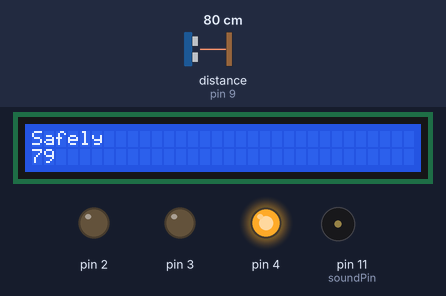
Recording of a sketch running on a simulated Arduino Uno, built with avr-gcc and run on an emulated ATmega328P. Parts: 32×2 character LCD, output pins drawn as LEDs (lit = HIGH), buzzer (waves = sounding). Wiring (inferred from the names in the program): ultrasonic range finder: trigger pin 10; echo pin 9. The inputs (shaded band) are chosen by the test bench; at power-on: distance to the obstacle (sensor on pin 9) 80 cm. The echo pulse lasts 58.3 µs per cm; pins used as bus, display or sensor lines are not drawn.

Above: at 1.2 s.
1.3 s: distance to the obstacle (sensor on pin 9) set to 18 cm
At 2.5 s:
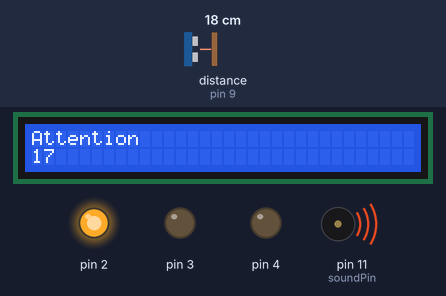
4.6 s: distance to the obstacle (sensor on pin 9) set to 9 cm
At 5.3 s:
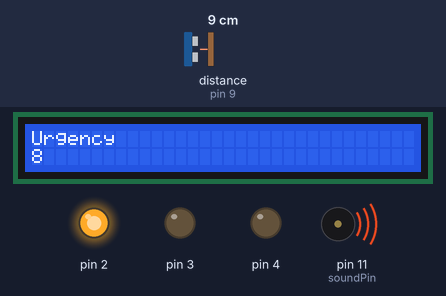
8.7 s: distance to the obstacle (sensor on pin 9) set to 2 cm
At 9.1 s:
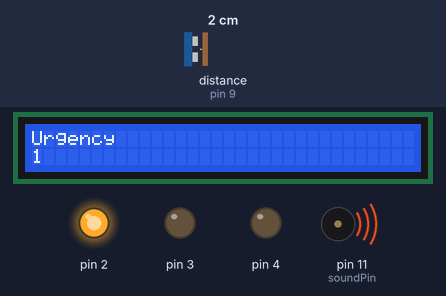
12.8 s: distance to the obstacle (sensor on pin 9) set to 4 cm
At 13.5 s:
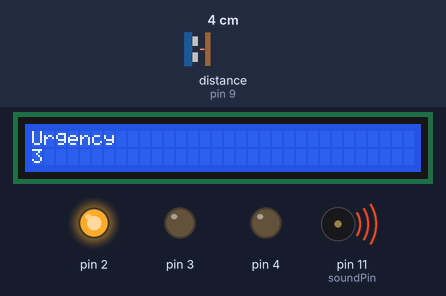
16.9 s: distance to the obstacle (sensor on pin 9) set to 2 cm
At 17.4 s:
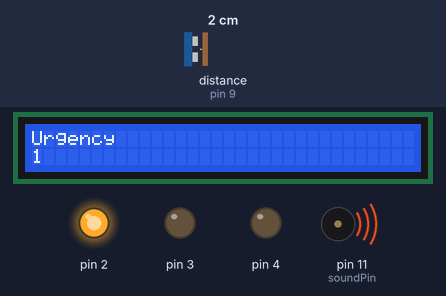
21.0 s: distance to the obstacle (sensor on pin 9) set to 8 cm
At 21.8 s:
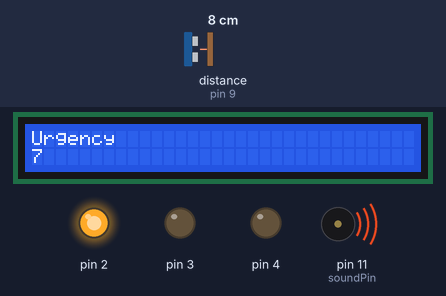
Timing chart, 0 to 24.0 s (numbered marks = the images above; inputs shaded):
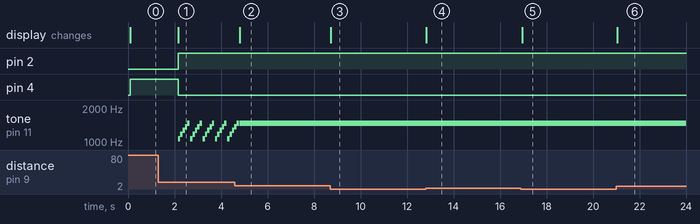

Measured:
- after the input at 1.3 s, pin 2: LOW → HIGH after 0.86 s; pin 4: HIGH → LOW after 0.86 s; tone on pin 11 (soundPin): silent → 1066 Hz after 0.86 s, then repeats every 0.53 s: 1166 Hz 0.10 s, 1266 Hz 0.10 s, 1366 Hz 0.10 s, 1466 Hz 0.10 s, silent 0.03 s, 1066 Hz 0.10 s; the display: changes after 0.86 s (image 1)
- after the input at 4.6 s, the display: changes after 0.20 s (image 2)
- after the input at 8.7 s, the display: changes at once (image 3)
- after the input at 12.8 s, the display: changes at once (image 4)
- after the input at 16.9 s, the display: changes after 0.05 s (image 5)
- after the input at 21.0 s, the display: changes after 0.05 s (image 6)

The sketch:

homework3_.ino
```cpp
#include <LiquidCrystal_I2C.h>
#include <Wire.h>
LiquidCrystal_I2C lcd(0x27, 0x20,0x2);	// lcd set

long duration, dis;
int echoPin = 9;						    // the pin of Ultrasonic echo
int trigPin = 10;						    // the pin of Ultrasonic tri
int soundPin = 11;						  // the pin of buzzer
int pred = 0, light_f = 0, sound_f = 0;

void setup(){
	lcd.init();						        // LCD init
	lcd.backlight();					    // open backlight
	for( int i = 2; i <= 4; i++ ){
		pinMode(i, OUTPUT);				  // LED output
	}
	pinMode(trigPin, OUTPUT);			// Ultrasonic output
	pinMode(echoPin, INPUT);			// Ultrasonic input
	pinMode(soundPin, OUTPUT);		// buzzer output
	Serial.begin(9600);					  // the link of computer
}

void soundOut( int d,bool same ){
	if(!same){							      // if the set of length is change, change the soundset
		sound_f = 0;
	}
	if(d>=30){							      // no sound, delay one second for break
		delay(1000);
		return;
	}
	if(d<10){
		tone(soundPin,1466,1000);				  // keep ringing
	}
	else if(d<20){						    // two second as a cycle, one second ring five time
		if(sound_f == 0){
			for(int i=0;i<5;i++){
				tone(soundPin,1066+100*i,100);
				delay(100);
			}
		}
		else{
			delay(1000);
		}
		sound_f=(sound_f+1)%3;
	}
	else if(d<30){						    // five second a cycle, one second ring five time
		if(sound_f==0){
			for(int i=0;i<5;i++){
				tone(5,1066+100*i,100);
				delay(100);
			}
		}
		else{
			delay(1000);
		}
		sound_f=(sound_f+1)%6;
	}
}

void LCDOut( int d ){
	// to avoid the delay of lcd.clear();
	// clear the first line of LCD
	lcd.setCursor(0, 0);
	lcd.print("         ");
	// output the different type for different length
	lcd.setCursor(0, 0);
	if( d <= 10 ){
		lcd.print("Urgency");
	}
	else if( d <= 30 ){
		lcd.print("Attention");
	}
	else{
		lcd.print("Safely");
	}
	// clear second line of LCD
	lcd.setCursor(0, 1);
	lcd.print("       ");
	// output the length ultrasonic get in second line;
	lcd.setCursor(0, 1);				// set the output at second line
	lcd.print(d);						// output length
}

void LEDOut( int d, bool same ){
	if(!same){
		light_f=0;
	}
	if(0<=d && d<10){
		digitalWrite(2,HIGH);
		digitalWrite(3,LOW);
		digitalWrite(4,LOW);
	}
	else if(d>=10 && d<20){
		digitalWrite(3,LOW);
		digitalWrite(4,LOW);
		if(light_f==0){
			digitalWrite(2,HIGH);
		}
		else{
			digitalWrite(2,LOW);
		}
		light_f=(light_f+1)%2;
	}
	else if(d>=20 && d<30){
		digitalWrite(2,LOW);
		digitalWrite(3,HIGH);
		digitalWrite(4,LOW);
	}
	else{
		digitalWrite(2,LOW);
		digitalWrite(3,LOW);
		digitalWrite(4,HIGH);
	}
}

void ultrasonicWork(){					// set the frequency of ultrasonic
	digitalWrite(trigPin, LOW);
	delayMicroseconds(5);
	digitalWrite(trigPin, HIGH);
	delayMicroseconds(10);
	digitalWrite(trigPin, LOW);
	duration = pulseIn(echoPin,HIGH);
}

bool change_mode(int d, int pre){		// check out if the mode is the same as the one before
	bool same=false;
	if(d>0 && d<=10 && pre>0 && pre<=10){
		return true;
	}
	if(d>10 && d<20 && pre>10 && pre<20){
		return true;
	}
	if(d>20 && d<30 && pre>20 && pre<30){
		return true;
	}
	if(d>30 && pre>30){
		return true;
	}
	return false;
}

void loop(){
	ultrasonicWork();
	dis = (duration/2)/29.1;			// count out the length in CM
	LCDOut(dis);
	LEDOut(dis, change_mode( dis, pred ));
	soundOut(dis, change_mode( dis, pred ));
}
```
